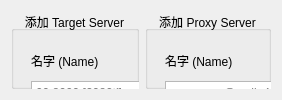
      <widget class="QWidget" name="pageAdd">
       <property name="sizePolicy">
        <sizepolicy hsizetype="Expanding" vsizetype="Expanding">
         <horstretch>0</horstretch>
         <verstretch>0</verstretch>
        </sizepolicy>
       </property>
       <layout class="QGridLayout" name="gridLayout_4">
        <item row="0" column="1">
         <widget class="QGroupBox" name="groupBoxTarget_2">
          <property name="sizePolicy">
           <sizepolicy hsizetype="Expanding" vsizetype="Expanding">
            <horstretch>0</horstretch>
            <verstretch>0</verstretch>
           </sizepolicy>
          </property>
          <property name="title">
           <string>添加 Proxy Server</string>
          </property>
          <property name="alignment">
           <set>Qt::AlignCenter</set>
          </property>
          <widget class="QTextEdit" name="txtEditProxyName">
           <property name="geometry">
            <rect>
             <x>20</x>
             <y>70</y>
             <width>261</width>
             <height>31</height>
            </rect>
           </property>
           <property name="acceptRichText">
            <bool>false</bool>
           </property>
           <property name="placeholderText">
            <string>username@smile403 [Only]</string>
           </property>
          </widget>
          <widget class="QLabel" name="label_16">
           <property name="geometry">
            <rect>
             <x>20</x>
             <y>40</y>
             <width>91</width>
             <height>20</height>
            </rect>
           </property>
           <property name="text">
            <string>名字 (Name)</string>
           </property>
          </widget>
          <widget class="QLabel" name="label_17">
           <property name="geometry">
            <rect>
             <x>20</x>
             <y>120</y>
             <width>91</width>
             <height>20</height>
            </rect>
           </property>
           <property name="text">
            <string>主机 (Host)</string>
           </property>
          </widget>
          <widget class="QTextEdit" name="txtEditProxyHost">
           <property name="geometry">
            <rect>
             <x>20</x>
             <y>150</y>
             <width>261</width>
             <height>31</height>
            </rect>
           </property>
           <property name="acceptRichText">
            <bool>false</bool>
           </property>
           <property name="placeholderText">
            <string>X.X.X.X</string>
           </property>
          </widget>
          <widget class="QTextEdit" name="txtEditProxyPort">
           <property name="geometry">
            <rect>
             <x>20</x>
             <y>230</y>
             <width>261</width>
             <height>31</height>
            </rect>
           </property>
           <property name="acceptRichText">
            <bool>false</bool>
           </property>
           <property name="placeholderText">
            <string>22</string>
           </property>
          </widget>
          <widget class="QLabel" name="label_18">
           <property name="geometry">
            <rect>
             <x>20</x>
             <y>200</y>
             <width>141</width>
             <height>20</height>
            </rect>
           </property>
           <property name="text">
            <string>连接端口 (Port)</string>
           </property>
          </widget>
          <widget class="QTextEdit" name="txtEditProxyUserName">
           <property name="geometry">
            <rect>
             <x>20</x>
             <y>310</y>
             <width>261</width>
             <height>31</height>
            </rect>
           </property>
           <property name="acceptRichText">
            <bool>false</bool>
           </property>
           <property name="placeholderText">
            <string>username</string>
           </property>
          </widget>
          <widget class="QLabel" name="label_19">
           <property name="geometry">
            <rect>
             <x>20</x>
             <y>280</y>
             <width>141</width>
             <height>20</height>
            </rect>
           </property>
           <property name="text">
            <string>用户名 (UserName)</string>
           </property>
          </widget>
          <widget class="QLabel" name="label_20">
           <property name="geometry">
            <rect>
             <x>20</x>
             <y>360</y>
             <width>151</width>
             <height>20</height>
            </rect>
           </property>
           <property name="text">
            <string>用户密码 (UserPass)</string>
           </property>
          </widget>
          <widget class="QTextEdit" name="txtEditProxyUserPass">
           <property name="geometry">
            <rect>
             <x>20</x>
             <y>390</y>
             <width>261</width>
             <height>31</height>
            </rect>
           </property>
           <property name="acceptRichText">
            <bool>false</bool>
           </property>
           <property name="placeholderText">
            <string>XXXXXX</string>
           </property>
          </widget>
          <widget class="QPushButton" name="btnAddProxy">
           <property name="geometry">
            <rect>
             <x>20</x>
             <y>450</y>
             <width>151</width>
             <height>28</height>
            </rect>
           </property>
           <property name="text">
            <string>添加Proxy_Server</string>
           </property>
          </widget>
          <widget class="QTextBrowser" name="txtBrowerAddProxyStatus">
           <property name="geometry">
            <rect>
             <x>20</x>
             <y>530</y>
             <width>361</width>
             <height>61</height>
            </rect>
           </property>
           <property name="placeholderText">
            <string>是否添加成功</string>
           </property>
          </widget>
          <widget class="QLabel" name="label_22">
           <property name="geometry">
            <rect>
             <x>20</x>
             <y>500</y>
             <width>71</width>
             <height>20</height>
            </rect>
           </property>
           <property name="text">
            <string>Status</string>
           </property>
          </widget>
          <widget class="QLabel" name="label_40">
           <property name="geometry">
            <rect>
             <x>310</x>
             <y>370</y>
             <width>161</width>
             <height>161</height>
            </rect>
           </property>
           <property name="text">
            <string>&lt;html&gt;&lt;head/&gt;&lt;body&gt;&lt;p&gt;&lt;span style=&quot; font-size:10pt; color:#ff0000;&quot;&gt;均用英文符号，可以添加：&lt;/span&gt;&lt;/p&gt;&lt;p&gt;&lt;span style=&quot; font-size:10pt;&quot;&gt;不同‘Name’的情况下，&lt;/span&gt;&lt;/p&gt;&lt;p&gt;&lt;span style=&quot; font-size:10pt;&quot;&gt;同一个‘Host’，&lt;/span&gt;&lt;/p&gt;&lt;p&gt;&lt;span style=&quot; font-size:10pt;&quot;&gt;但是不同的‘Port’，&lt;/span&gt;&lt;/p&gt;&lt;p&gt;&lt;span style=&quot; font-size:10pt;&quot;&gt;或者不同的’UserName‘。&lt;br/&gt;&lt;/span&gt;&lt;/p&gt;&lt;/body&gt;&lt;/html&gt;</string>
           </property>
          </widget>
         </widget>
        </item>
        <item row="0" column="0">
         <widget class="QGroupBox" name="groupBoxTarget">
          <property name="sizePolicy">
           <sizepolicy hsizetype="Expanding" vsizetype="Expanding">
            <horstretch>0</horstretch>
            <verstretch>0</verstretch>
           </sizepolicy>
          </property>
          <property name="title">
           <string>添加 Target Server</string>
          </property>
          <property name="alignment">
           <set>Qt::AlignCenter</set>
          </property>
          <widget class="QPushButton" name="btnAddTarget">
           <property name="geometry">
            <rect>
             <x>20</x>
             <y>450</y>
             <width>151</width>
             <height>28</height>
            </rect>
           </property>
           <property name="sizePolicy">
            <sizepolicy hsizetype="Expanding" vsizetype="Expanding">
             <horstretch>0</horstretch>
             <verstretch>0</verstretch>
            </sizepolicy>
           </property>
           <property name="text">
            <string>添加Target_Server</string>
           </property>
          </widget>
          <widget class="QTextEdit" name="txtEditTargetName">
           <property name="geometry">
            <rect>
             <x>20</x>
             <y>70</y>
             <width>261</width>
             <height>31</height>
            </rect>
           </property>
           <property name="markdown">
            <string/>
           </property>
           <property name="html">
            <string>&lt;!DOCTYPE HTML PUBLIC &quot;-//W3C//DTD HTML 4.0//EN&quot; &quot;http://www.w3.org/TR/REC-html40/strict.dtd&quot;&gt;
&lt;html&gt;&lt;head&gt;&lt;meta name=&quot;qrichtext&quot; content=&quot;1&quot; /&gt;&lt;style type=&quot;text/css&quot;&gt;
p, li { white-space: pre-wrap; }
&lt;/style&gt;&lt;/head&gt;&lt;body style=&quot; font-family:'Microsoft YaHei UI'; font-size:11.25pt; font-weight:400; font-style:normal;&quot;&gt;
&lt;p style=&quot;-qt-paragraph-type:empty; margin-top:0px; margin-bottom:0px; margin-left:0px; margin-right:0px; -qt-block-indent:0; text-indent:0px;&quot;&gt;&lt;br /&gt;&lt;/p&gt;&lt;/body&gt;&lt;/html&gt;</string>
           </property>
           <property name="overwriteMode">
            <bool>false</bool>
           </property>
           <property name="acceptRichText">
            <bool>false</bool>
           </property>
           <property name="placeholderText">
            <string>90:8090 [2080ti]</string>
           </property>
          </widget>
          <widget class="QLabel" name="label_5">
           <property name="geometry">
            <rect>
             <x>20</x>
             <y>40</y>
             <width>91</width>
             <height>20</height>
            </rect>
           </property>
           <property name="text">
            <string>名字 (Name)</string>
           </property>
          </widget>
          <widget class="QLabel" name="label_7">
           <property name="geometry">
            <rect>
             <x>20</x>
             <y>120</y>
             <width>91</width>
             <height>20</height>
            </rect>
           </property>
           <property name="text">
            <string>主机 (Host)</string>
           </property>
          </widget>
          <widget class="QTextEdit" name="txtEditTargetHost">
           <property name="geometry">
            <rect>
             <x>20</x>
             <y>150</y>
             <width>261</width>
             <height>31</height>
            </rect>
           </property>
           <property name="acceptRichText">
            <bool>false</bool>
           </property>
           <property name="placeholderText">
            <string>X.X.X.X</string>
           </property>
          </widget>
          <widget class="QTextEdit" name="txtEditTargetPort">
           <property name="geometry">
            <rect>
             <x>20</x>
             <y>230</y>
             <width>261</width>
             <height>31</height>
            </rect>
           </property>
           <property name="acceptRichText">
            <bool>false</bool>
           </property>
           <property name="placeholderText">
            <string>22</string>
           </property>
          </widget>
          <widget class="QLabel" name="label_8">
           <property name="geometry">
            <rect>
             <x>20</x>
             <y>200</y>
             <width>141</width>
             <height>20</height>
            </rect>
           </property>
           <property name="text">
            <string>连接端口 (Port)</string>
           </property>
          </widget>
          <widget class="QLabel" name="label_10">
           <property name="geometry">
            <rect>
             <x>20</x>
             <y>280</y>
             <width>151</width>
             <height>20</height>
            </rect>
           </property>
           <property name="text">
            <string>本地端口 (LocalPort)</string>
           </property>
          </widget>
          <widget class="QTextEdit" name="txtEditTargetLocalPort">
           <property name="geometry">
            <rect>
             <x>20</x>
             <y>310</y>
             <width>261</width>
             <height>31</height>
            </rect>
           </property>
           <property name="acceptRichText">
            <bool>false</bool>
           </property>
           <property name="placeholderText">
            <string>8090</string>
           </property>
          </widget>
          <widget class="QTextBrowser" name="txtBrowerAddTargetStatus">
           <property name="geometry">
            <rect>
             <x>20</x>
             <y>530</y>
             <width>371</width>
             <height>61</height>
            </rect>
           </property>
           <property name="placeholderText">
            <string>是否添加成功</string>
           </property>
          </widget>
          <widget class="QLabel" name="label_21">
           <property name="geometry">
            <rect>
             <x>20</x>
             <y>500</y>
             <width>71</width>
             <height>20</height>
            </rect>
           </property>
           <property name="text">
            <string>Status</string>
           </property>
          </widget>
          <widget class="QLabel" name="label_15">
           <property name="geometry">
            <rect>
             <x>210</x>
             <y>370</y>
             <width>251</width>
             <height>161</height>
            </rect>
           </property>
           <property name="text">
            <string>&lt;html&gt;&lt;head/&gt;&lt;body&gt;&lt;p&gt;&lt;span style=&quot; font-size:10pt; color:#ff0000;&quot;&gt;均用英文符号，可以添加：&lt;/span&gt;&lt;/p&gt;&lt;p&gt;&lt;span style=&quot; font-size:10pt;&quot;&gt;不同‘Name’且不同‘LocalPort’的情况下，&lt;/span&gt;&lt;/p&gt;&lt;p&gt;&lt;span style=&quot; font-size:10pt;&quot;&gt;同一‘Host’，&lt;/span&gt;&lt;/p&gt;&lt;p&gt;&lt;span style=&quot; font-size:10pt;&quot;&gt;但是不同‘Port’。&lt;/span&gt;&lt;/p&gt;&lt;/body&gt;&lt;/html&gt;</string>
           </property>
          </widget>
         </widget>
        </item>
       </layout>
      </widget>
